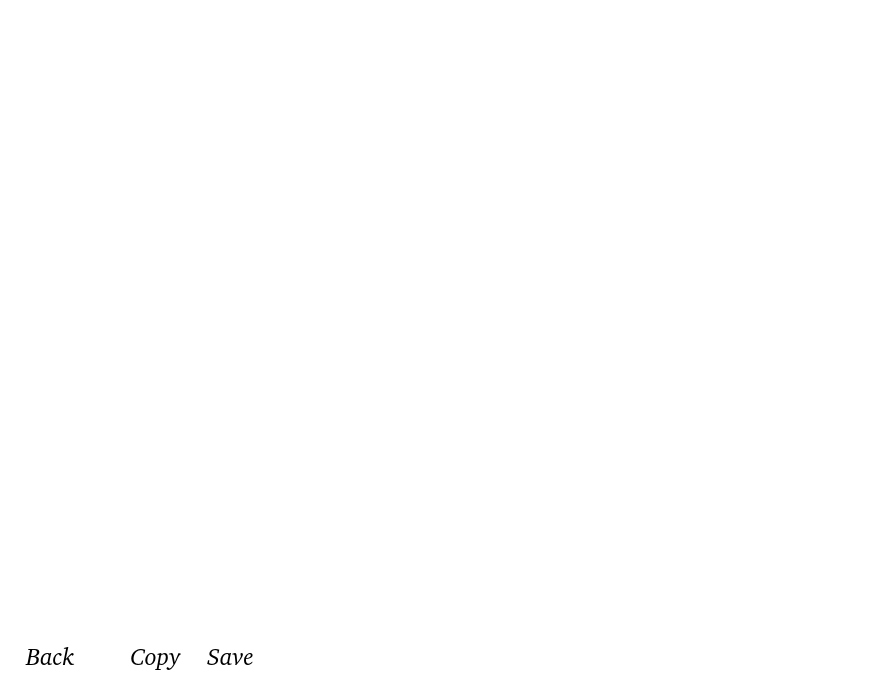
<?xml version="1.0" encoding="UTF-8"?>
<ui version="4.0">
 <class>MainWindow</class>
 <widget class="QMainWindow" name="MainWindow">
  <property name="geometry">
   <rect>
    <x>0</x>
    <y>0</y>
    <width>882</width>
    <height>687</height>
   </rect>
  </property>
  <property name="palette">
   <palette>
    <active>
     <colorrole role="Button">
      <brush brushstyle="SolidPattern">
       <color alpha="255">
        <red>255</red>
        <green>255</green>
        <blue>255</blue>
       </color>
      </brush>
     </colorrole>
     <colorrole role="Base">
      <brush brushstyle="SolidPattern">
       <color alpha="255">
        <red>255</red>
        <green>255</green>
        <blue>255</blue>
       </color>
      </brush>
     </colorrole>
     <colorrole role="Window">
      <brush brushstyle="SolidPattern">
       <color alpha="255">
        <red>255</red>
        <green>255</green>
        <blue>255</blue>
       </color>
      </brush>
     </colorrole>
     <colorrole role="AlternateBase">
      <brush brushstyle="SolidPattern">
       <color alpha="255">
        <red>255</red>
        <green>255</green>
        <blue>255</blue>
       </color>
      </brush>
     </colorrole>
    </active>
    <inactive>
     <colorrole role="Button">
      <brush brushstyle="SolidPattern">
       <color alpha="255">
        <red>255</red>
        <green>255</green>
        <blue>255</blue>
       </color>
      </brush>
     </colorrole>
     <colorrole role="Base">
      <brush brushstyle="SolidPattern">
       <color alpha="255">
        <red>255</red>
        <green>255</green>
        <blue>255</blue>
       </color>
      </brush>
     </colorrole>
     <colorrole role="Window">
      <brush brushstyle="SolidPattern">
       <color alpha="255">
        <red>255</red>
        <green>255</green>
        <blue>255</blue>
       </color>
      </brush>
     </colorrole>
     <colorrole role="AlternateBase">
      <brush brushstyle="SolidPattern">
       <color alpha="255">
        <red>255</red>
        <green>255</green>
        <blue>255</blue>
       </color>
      </brush>
     </colorrole>
    </inactive>
    <disabled>
     <colorrole role="Button">
      <brush brushstyle="SolidPattern">
       <color alpha="255">
        <red>255</red>
        <green>255</green>
        <blue>255</blue>
       </color>
      </brush>
     </colorrole>
     <colorrole role="Base">
      <brush brushstyle="SolidPattern">
       <color alpha="255">
        <red>255</red>
        <green>255</green>
        <blue>255</blue>
       </color>
      </brush>
     </colorrole>
     <colorrole role="Window">
      <brush brushstyle="SolidPattern">
       <color alpha="255">
        <red>255</red>
        <green>255</green>
        <blue>255</blue>
       </color>
      </brush>
     </colorrole>
     <colorrole role="AlternateBase">
      <brush brushstyle="SolidPattern">
       <color alpha="255">
        <red>255</red>
        <green>255</green>
        <blue>255</blue>
       </color>
      </brush>
     </colorrole>
    </disabled>
   </palette>
  </property>
  <property name="windowTitle">
   <string>MainWindow</string>
  </property>
  <widget class="QWidget" name="centralwidget">
   <widget class="QPushButton" name="backButton">
    <property name="geometry">
     <rect>
      <x>-10</x>
      <y>630</y>
      <width>121</width>
      <height>51</height>
     </rect>
    </property>
    <property name="font">
     <font>
      <family>Bitstream Charter</family>
      <pointsize>18</pointsize>
      <weight>50</weight>
      <italic>true</italic>
      <bold>false</bold>
     </font>
    </property>
    <property name="text">
     <string>Back</string>
    </property>
    <property name="flat">
     <bool>true</bool>
    </property>
   </widget>
   <widget class="QPushButton" name="saveButton">
    <property name="geometry">
     <rect>
      <x>190</x>
      <y>630</y>
      <width>81</width>
      <height>51</height>
     </rect>
    </property>
    <property name="font">
     <font>
      <family>Bitstream Charter</family>
      <pointsize>18</pointsize>
      <weight>50</weight>
      <italic>true</italic>
      <bold>false</bold>
     </font>
    </property>
    <property name="text">
     <string>Save</string>
    </property>
    <property name="flat">
     <bool>true</bool>
    </property>
   </widget>
   <widget class="QPushButton" name="copyButton">
    <property name="geometry">
     <rect>
      <x>110</x>
      <y>630</y>
      <width>91</width>
      <height>51</height>
     </rect>
    </property>
    <property name="font">
     <font>
      <family>Bitstream Charter</family>
      <pointsize>18</pointsize>
      <weight>50</weight>
      <italic>true</italic>
      <bold>false</bold>
     </font>
    </property>
    <property name="text">
     <string>Copy</string>
    </property>
    <property name="flat">
     <bool>true</bool>
    </property>
   </widget>
   <widget class="QLabel" name="image">
    <property name="geometry">
     <rect>
      <x>30</x>
      <y>0</y>
      <width>851</width>
      <height>611</height>
     </rect>
    </property>
    <property name="text">
     <string/>
    </property>
   </widget>
  </widget>
 </widget>
 <resources/>
 <connections/>
</ui>
